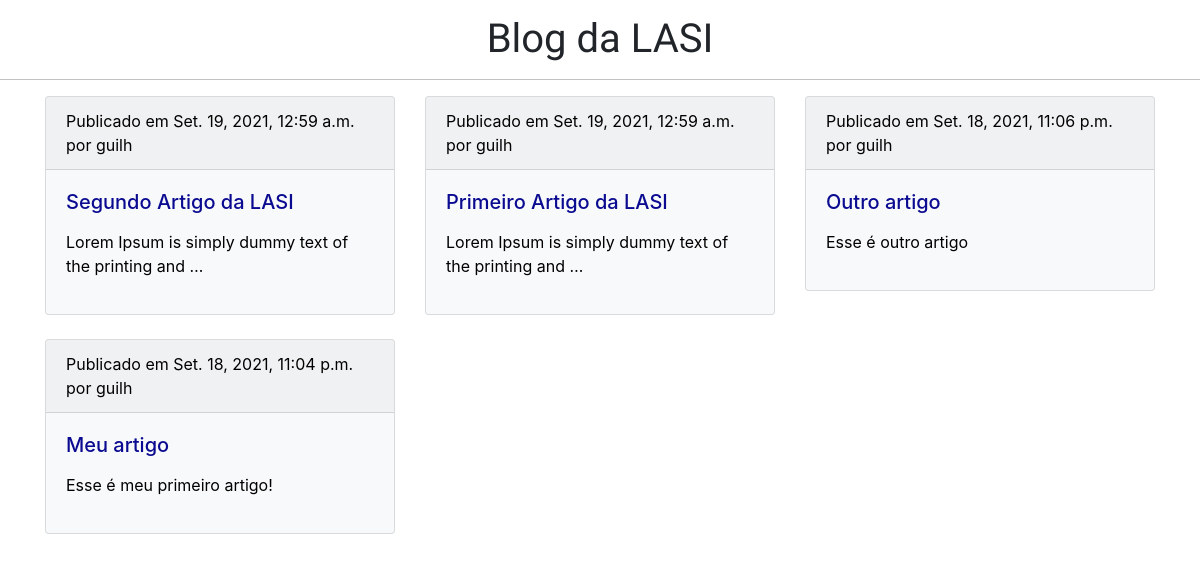
The page / on the database its author committed.
### core/models.py (models this page shows, shortened)
class Post(models.Model):
    title = models.CharField(max_length=255)
    slug = models.SlugField(max_length=255, unique=True)
    author = models.ForeignKey(User, on_delete=models.CASCADE)
    body = models.TextField()
    created = models.DateTimeField(auto_now_add=True)
    updated = models.DateTimeField(auto_now=True)
    class Meta:
        ordering = ("-created",)

### core/views.py (the view)
# urls.py: path('', indexView, name='index'),
def indexView(request):
    posts = Post.objects.all()
    context = {
        "posts": posts,
    }
    return render(request, 'index.html', context)

### templates/index.html (shortened to what this page needs)
{% load bootstrap4 %}
{% load static %}
<!DOCTYPE html>
<html lang="en">
<head>
    <link rel="stylesheet" href="{% static 'css/styles.css' %}">
    {% bootstrap_css %}
</head>
<body>
    <h1 id="title">Blog da LASI</h1>
    <hr>
    <div class="container">
        <div class="row row-cols-1 row-cols-md-3">
            {% for post in posts %}
            <a href="article/{{ post.slug }}" id='link'>
               <div class="col mb-4">
                <div class="card bg-light h-100">
                    <div class="card-header" id="identification">Publicado em {{ post.created}} por {{ post.author }}</div>
                    <div class="card-body">
                        <h5 class="card-title">{{ post.title }}</h5>
                        <p class="card-text">
                            {{ post.body|linebreaks|truncatewords:10 }}
                        </p>
                    </div>
                </div>
               </div>
            </a>
            {% endfor %}
        </div>
    </div>
</body>
</html>

### static/css/styles.css (style rules this page uses)
#title { text-align: center; margin-top: 15px; margin-bottom: 15px; font-family: "Grey Qo", cursive; }
hr { background-color: rgba(0, 0, 0, 0.151); }
#link { text-decoration: none; }
#identification { color: black; }
h5 { color: rgb(11, 11, 145); }
p { color: black; }

### rows shown on the page
Post: created "Set. 19, 2021, 12:59 a.m.", author "guilh", title "Segundo Artigo da LASI", body "Lorem Ipsum is simply dummy text of the printing and …"
Post: created "Set. 19, 2021, 12:59 a.m.", author "guilh", title "Primeiro Artigo da LASI", body "Lorem Ipsum is simply dummy text of the printing and …"
Post: created "Set. 18, 2021, 11:06 p.m.", author "guilh", title "Outro artigo", body "Esse é outro artigo"
Post: created "Set. 18, 2021, 11:04 p.m.", author "guilh", title "Meu artigo", body "Esse é meu primeiro artigo!"
